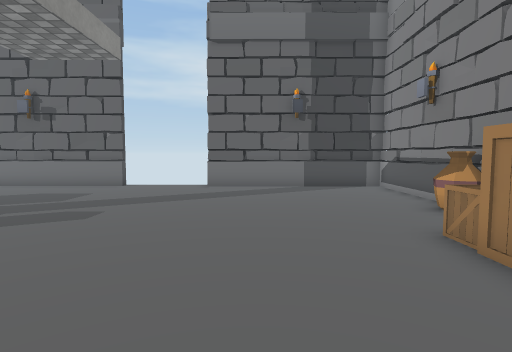
[1] (above)

19 first-person views from a walk through a scene from a Unity 3-D project. The camera is 1.4 m above the floor, tilts 4° down and sees 80° across. The floor is counted in squares, 1 m on a side. Each view is taken from the middle of a square. On the plan, view 1 faces up. The plan holds only what a view shows up to about 14 squares ahead; the rest is blank. The place goes on beyond the plan. The player character is not drawn. Some surface patterns are stand-ins.

[2]
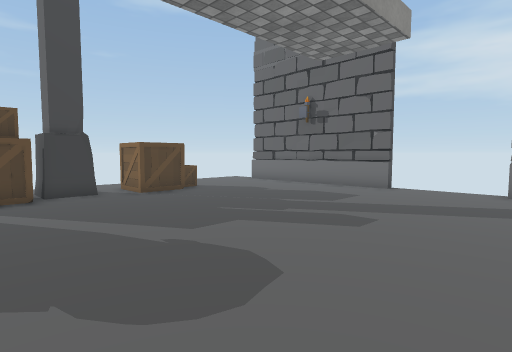

[3]
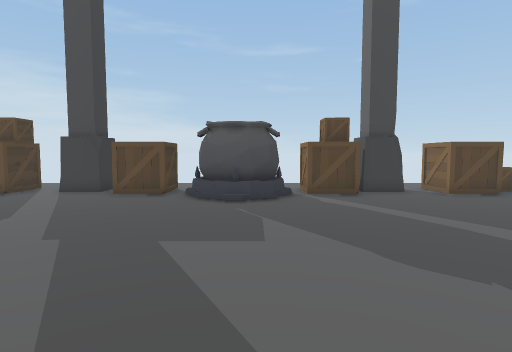

[4]
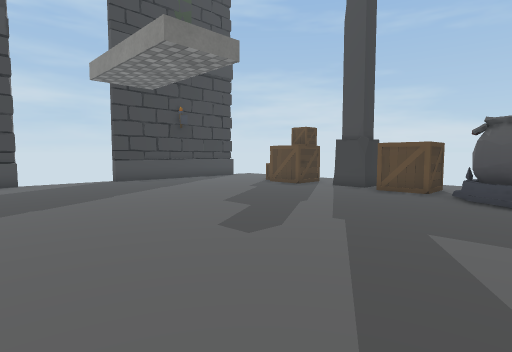

[5]
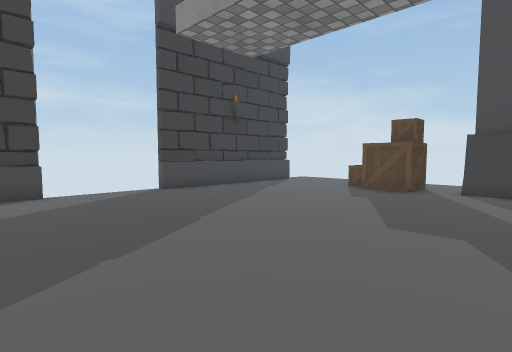

[6]
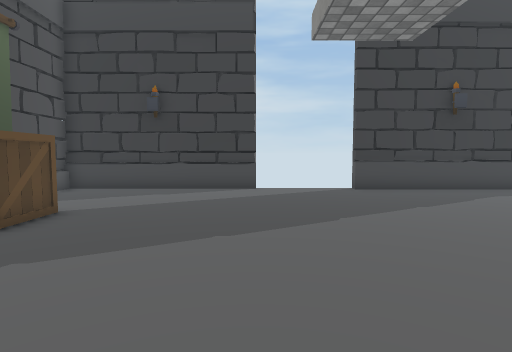

[7]
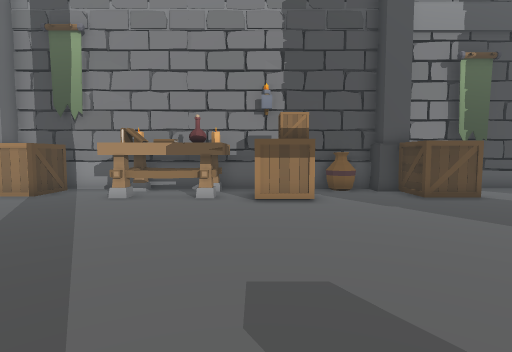

[8]
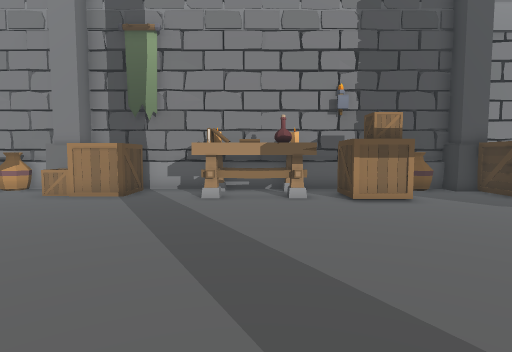

[9]
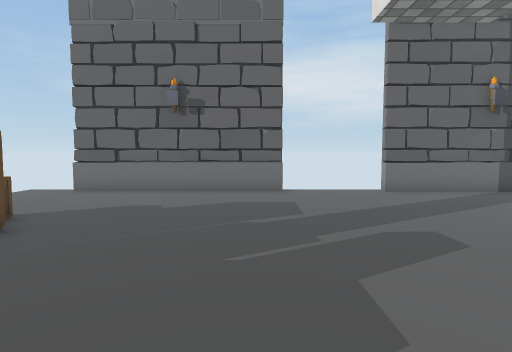

[10]
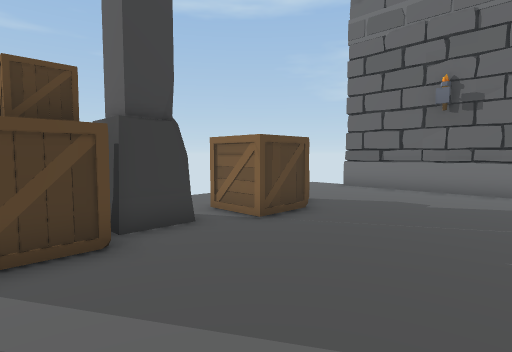

[11]
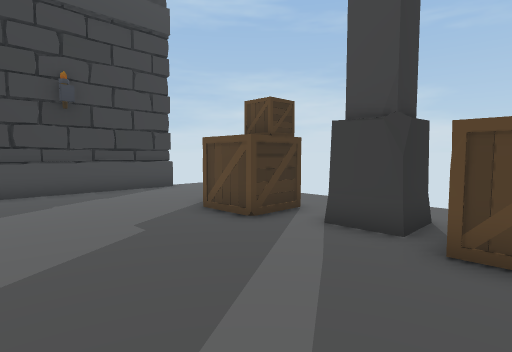

[12]
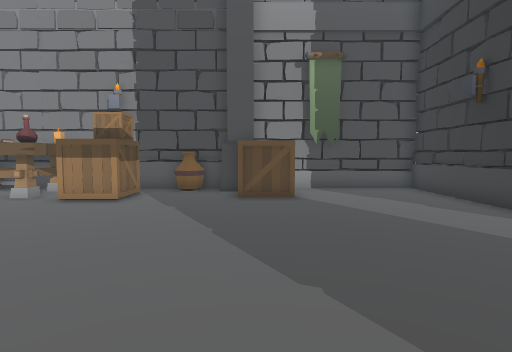

[13]
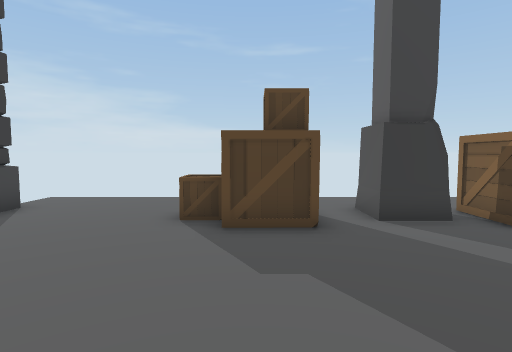

[14]
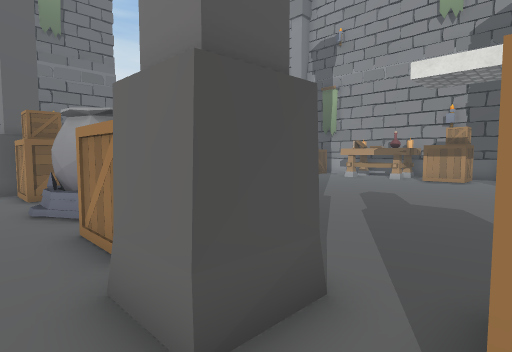

[15]
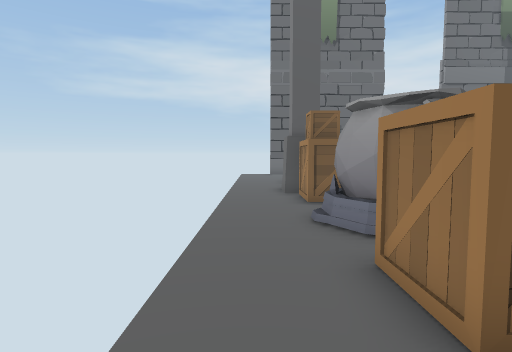

[16]
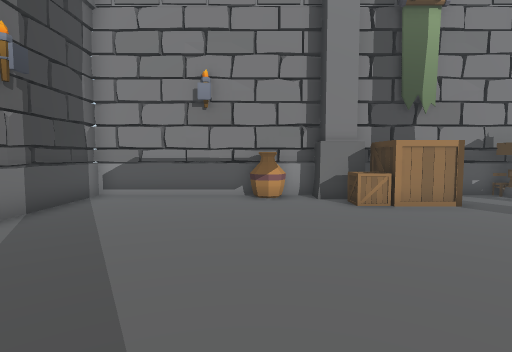

[17]
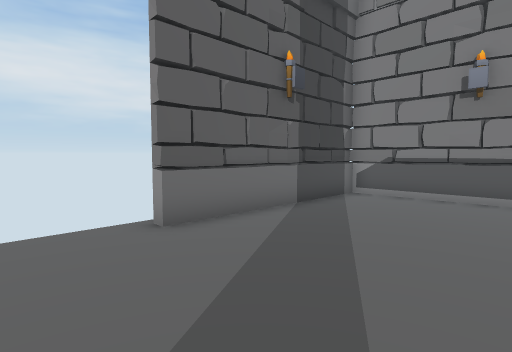

[18]
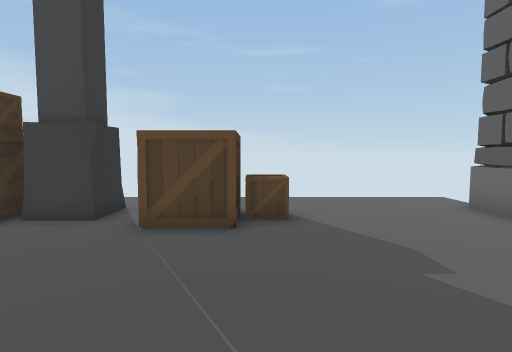

[19]
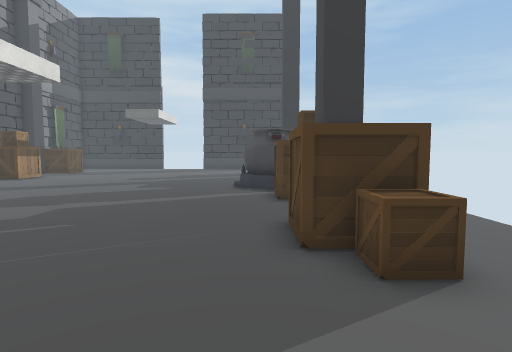

### Floor plan
Key: @ floor where view 1 was taken; # wall or solid block; x gap in a wall; . floor; B box; P pot; T table; O other object.
Columns run from 15 left of view 1 to 6 right of it. Each row starts with its distance up from view 1.
 14  x#######x   x########
 13 .....................#
 12 .....................#
 11 .....................#
 10 .....................#
  9 ..B..................#
  8 ..BB................O#
  7 ..BB................O#
  6 ..BB................##
  5 ..................BB##
  4 .##...............BBB#
  3 .##B..............BBB#
  2 ..BB.................#
  1 ..BB.................#
  0 ...PP..........@..TTT#
 -1 ..PPP.............TTT#
 -2 ..PPPP............TTT#
 -3 ..PPP.............TTT#
 -4 ..BB..............TTT#
 -5 ..BB.............BBB #
 -6 ..BB.............B   #
 -7 .##...............BB #
 -8 .##.................O#
 -9 ....................O#
-10 ..BB................##
-11   BB..............BB#
-12   BB..............BB
-13 .....................#
-14 .....................#
-15 .....................#
-16 .....................#
-17 .#########...........#
-18  ##     ##   x########

Positions as (right, up) in squares from view 1, and headings:
1: (0, 0), facing up
2: (-1, 1), facing up-left
3: (-1, -1), facing left
4: (0, -1), facing down-left
5: (0, -6), facing down-left
6: (-2, -5), facing down
7: (-7, -5), facing right
8: (-7, -2), facing right
9: (-7, 2), facing up
10: (-7, 1), facing up-left
11: (-7, -5), facing down-left
12: (-7, -11), facing right
13: (-6, -11), facing left
14: (-15, -10), facing up-right
15: (-15, -8), facing up
16: (-5, 8), facing right
17: (-5, 8), facing up-right
18: (-6, 8), facing left
19: (-11, 12), facing down
